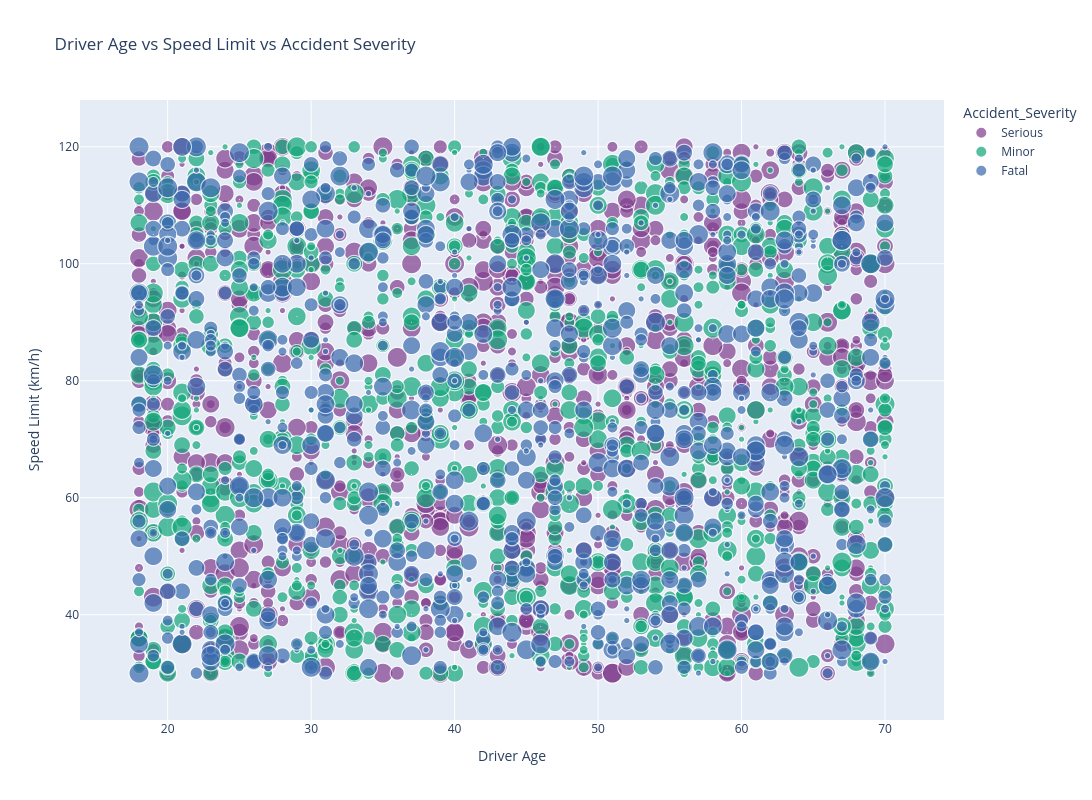

The notebook cell saved with this chart:
### Code cell
df.columns = df.columns.str.strip().str.replace(" ", "_")
if all(col in df.columns for col in ['Driver_Age','Speed_Limit_(km/h)','Number_of_Casualties','Accident_Severity']):
    fig = px.scatter(df,x='Driver_Age',y='Speed_Limit_(km/h)',size='Number_of_Casualties',color='Accident_Severity',hover_data=['Vehicle_Type_Involved','Weather_Conditions'],title="Driver Age vs Speed Limit vs Accident Severity",color_discrete_sequence=px.colors.qualitative.Bold,width=1300,  height=800)
    fig.update_layout(
        xaxis_title="Driver Age",
        yaxis_title="Speed Limit (km/h)"
    )
    fig.show()
else:
    print("Required columns not found")

### Figure 1 — Plotly figure (JSON) as saved in the notebook; plotly's stock layout.template omitted (floating-point values rounded to 4 significant figures; data arrays with more than 128 entries replaced by an {"elided": "..."} marker saying what was removed)
{"data": [{"customdata": {"elided": "981x2 str values"}, "hovertemplate": "Accident_Severity=Serious<br>Driver_Age=%{x}<br>Speed_Limit_(km/h)=%{y}<br>Number_of_Casualties=%{marker.size}<br>Vehicle_Type_Involved=%{customdata[0]}<br>Weather_Conditions=%{customdata[1]}<extra></extra>", "legendgroup": "Serious", "marker": {"color": "rgb(127, 60, 141)", "size": {"elided": "981 int values"}, "sizemode": "area", "sizeref": 0.025, "symbol": "circle"}, "mode": "markers", "name": "Serious", "showlegend": true, "type": "scattergl", "x": {"elided": "981 int values"}, "xaxis": "x", "y": {"elided": "981 int values"}, "yaxis": "y"}, {"customdata": {"elided": "1034x2 str values"}, "hovertemplate": "Accident_Severity=Minor<br>Driver_Age=%{x}<br>Speed_Limit_(km/h)=%{y}<br>Number_of_Casualties=%{marker.size}<br>Vehicle_Type_Involved=%{customdata[0]}<br>Weather_Conditions=%{customdata[1]}<extra></extra>", "legendgroup": "Minor", "marker": {"color": "rgb(17, 165, 121)", "size": {"elided": "1034 int values"}, "sizemode": "area", "sizeref": 0.025, "symbol": "circle"}, "mode": "markers", "name": "Minor", "showlegend": true, "type": "scattergl", "x": {"elided": "1034 int values"}, "xaxis": "x", "y": {"elided": "1034 int values"}, "yaxis": "y"}, {"customdata": {"elided": "985x2 str values"}, "hovertemplate": "Accident_Severity=Fatal<br>Driver_Age=%{x}<br>Speed_Limit_(km/h)=%{y}<br>Number_of_Casualties=%{marker.size}<br>Vehicle_Type_Involved=%{customdata[0]}<br>Weather_Conditions=%{customdata[1]}<extra></extra>", "legendgroup": "Fatal", "marker": {"color": "rgb(57, 105, 172)", "size": {"elided": "985 int values"}, "sizemode": "area", "sizeref": 0.025, "symbol": "circle"}, "mode": "markers", "name": "Fatal", "showlegend": true, "type": "scattergl", "x": {"elided": "985 int values"}, "xaxis": "x", "y": {"elided": "985 int values"}, "yaxis": "y"}], "layout": {"height": 800, "legend": {"itemsizing": "constant", "title": {"text": "Accident_Severity"}, "tracegroupgap": 0}, "title": {"text": "Driver Age vs Speed Limit vs Accident Severity"}, "width": 1300, "xaxis": {"anchor": "y", "domain": [0, 1], "title": {"text": "Driver Age"}}, "yaxis": {"anchor": "x", "domain": [0, 1], "title": {"text": "Speed Limit (km/h)"}}}}
